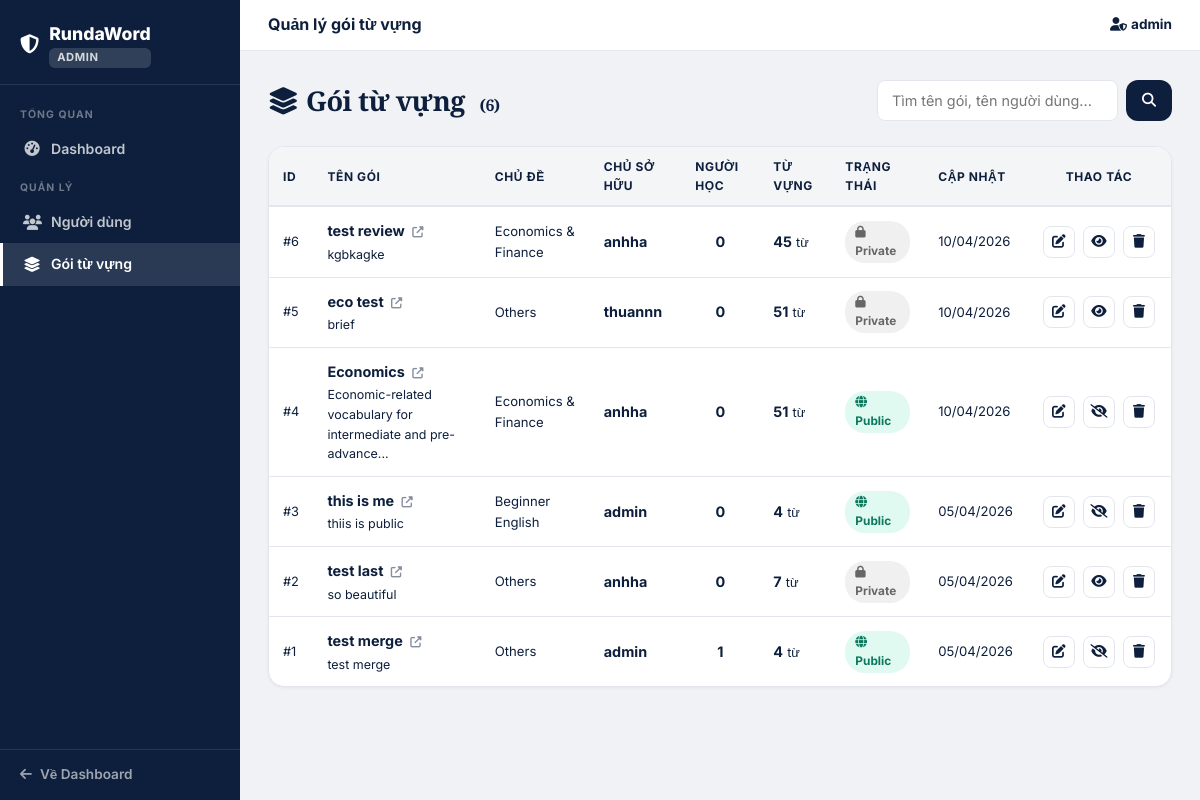
The app's page /admin/packages (signed in), older data.
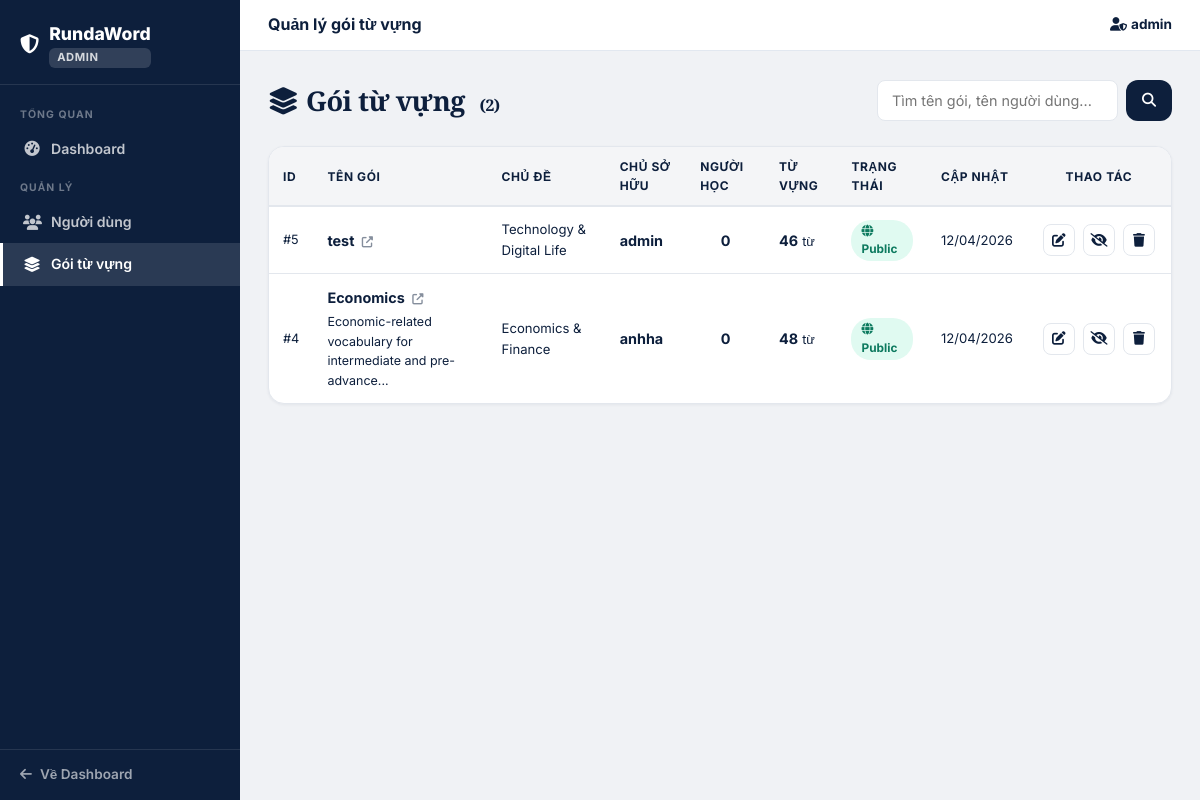
The same page, newer data.
### main.py (models this page shows, shortened)
class User(UserMixin, db.Model):
    __tablename__ = 'users'
    id            = db.Column(db.Integer, primary_key=True)
    username      = db.Column(db.String(50),  unique=True, nullable=False)
    name          = db.Column(db.String(100))
    email         = db.Column(db.String(120), unique=True, nullable=False)
    password_hash = db.Column(db.String(255), nullable=False)
    role          = db.Column(db.Integer, default=ROLE_USER, nullable=False)
    created_at    = db.Column(db.DateTime, default=datetime.utcnow)
    packages = db.relationship(
        'VocabPackage', backref='user', lazy=True, cascade='all, delete-orphan',
        foreign_keys='VocabPackage.user_id'
    )
    saved_packages = db.relationship(
        'VocabPackage', secondary=user_saved_packages,
        backref=db.backref('saved_by', lazy='dynamic'), lazy='dynamic'
    )

class VocabPackage(db.Model):
    __tablename__ = 'vocab_packages'
    id                  = db.Column(db.Integer, primary_key=True)
    package_name        = db.Column(db.String(100), nullable=False)
    package_description = db.Column(db.Text)
    topic               = db.Column(db.String(80))          # NEW: topic/category field
    created_at          = db.Column(db.DateTime, default=datetime.utcnow)
    updated_at          = db.Column(db.DateTime, default=datetime.utcnow)
    user_id             = db.Column(db.Integer, db.ForeignKey('users.id'), nullable=False)
    is_public           = db.Column(db.Boolean, default=True)
    vocabularies = db.relationship(
        'Vocabulary', backref='package', lazy=True, cascade='all, delete-orphan'
    )

### main.py (the view)
@app.route('/admin/packages')
@admin_required
def admin_packages():
    q     = request.args.get('q', '').strip()
    query = VocabPackage.query
    if q:
        q_norm   = normalize_text(q)
        all_pkgs = query.order_by(VocabPackage.updated_at.desc()).all()
        pkgs = [
            p for p in all_pkgs
            if q_norm in normalize_text(p.package_name)
            or (p.user and q_norm in normalize_text(p.user.username))
        ]
    else:
        pkgs = query.order_by(VocabPackage.updated_at.desc()).all()
    learner_counts = {}
    if pkgs:
        pkg_ids = [p.id for p in pkgs]
        rows = (
            db.session.query(
                user_saved_packages.c.package_id,
                func.count(user_saved_packages.c.user_id)
            )
            .filter(user_saved_packages.c.package_id.in_(pkg_ids))
            .group_by(user_saved_packages.c.package_id)
            .all()
        )
        learner_counts = {package_id: count for package_id, count in rows}
    return render_template(
        'admin/packages.html',
        packages=pkgs,
        search_query=q,
        learner_counts=learner_counts
    )

### main.py (called while the page is built)
def admin_required(f):
    @wraps(f)
    def decorated(*args, **kwargs):
        if not current_user.is_authenticated or current_user.role != ROLE_ADMIN:
            abort(403)
        return f(*args, **kwargs)
    return decorated

@login_manager.user_loader
def load_user(user_id):
    return User.query.get(int(user_id))

### templates/admin/packages.html (shortened to what this page needs)
{% extends "admin/base_admin.html" %}
{% block topbar_title %}Quản lý gói từ vựng{% endblock %}
{% block content %}
<div class="d-flex justify-content-between align-items-center mb-4 flex-wrap gap-3">
    <div class="page-title mb-0">
        <i class="fas fa-layer-group me-2"></i>Gói từ vựng
        <span style="font-size:1rem;color:var(--muted);font-weight:600;margin-left:8px;">({{ packages|length }})</span>
    </div>
    <form method="GET" class="admin-search">
        <input type="text" name="q" placeholder="Tìm tên gói, tên người dùng..."
            value="{{ search_query or '' }}">
        <button type="submit" class="btn btn-navy btn-sm px-3">
            <i class="fas fa-search"></i>
        </button>
    </form>
</div>
<div class="rw-card" style="padding:0;overflow:hidden;">
    {% if packages %}
    <table class="admin-table">
        <thead>
            <tr>
                <th>ID</th>
                <th>Tên gói</th>
                <th>Chủ đề</th>
                <th>Chủ sở hữu</th>
                <th>Người học</th>
                <th>Từ vựng</th>
                <th>Trạng thái</th>
                <th>Cập nhật</th>
                <th style="text-align:center;">Thao tác</th>
            </tr>
        </thead>
        <tbody>
            {% for pkg in packages %}
            <tr>
                <td style="color:var(--muted);font-size:0.8rem;">#{{ pkg.id }}</td>
                <td>
                    <a href="{{ url_for('package_detail', package_id=pkg.id) }}"
                       style="font-weight:700;color:var(--navy);text-decoration:none;"
                       target="_blank">
                        {{ pkg.package_name }}
                        <i class="fas fa-external-link-alt" style="font-size:0.7rem;margin-left:4px;opacity:.5;"></i>
                    </a>
                    {% if pkg.package_description %}
                    <div style="font-size:0.78rem;color:var(--muted);margin-top:2px;">
                        {{ pkg.package_description[:60] }}{% if pkg.package_description|length > 60 %}...{% endif %}
                    </div>
                    {% endif %}
                </td>
                <td style="font-size:0.82rem;max-width:180px;">
                    {{ pkg.topic or 'Others' }}
                </td>
                <td>
                    <strong>{{ pkg.user.username if pkg.user else '—' }}</strong>
                </td>
                <td style="text-align:center;">
                    <span style="font-weight:700;">{{ learner_counts.get(pkg.id, 0) }}</span>
                </td>
                <td>
                    <span style="font-weight:700;">{{ pkg.vocabularies | length }}</span>
                    <span style="color:var(--muted);font-size:0.8rem;"> từ</span>
                </td>
                <td>
                    {% if pkg.is_public %}
                    <span class="admin-badge admin-badge-public">
                        <i class="fas fa-globe me-1"></i>Public
                    </span>
                    {% else %}
                    <span class="admin-badge admin-badge-private">
                        <i class="fas fa-lock me-1"></i>Private
                    </span>
                    {% endif %}
                </td>
                <td style="font-size:0.82rem;color:var(--muted);">
                    {{ pkg.updated_at.strftime('%d/%m/%Y') }}
                </td>
                <td style="text-align:center;white-space:nowrap;">
                    <a href="{{ url_for('edit_package', package_id=pkg.id) }}"
                       class="admin-action-btn" title="Chỉnh sửa" target="_blank">
                        <i class="fas fa-edit"></i>
                    </a>
                    <form method="POST"
                          action="{{ url_for('admin_toggle_public', package_id=pkg.id) }}"
                          style="display:inline;">
                        <button type="submit" class="admin-action-btn success"
                            title="{{ 'Chuyển sang Private' if pkg.is_public else 'Chuyển sang Public' }}">
                            <i class="fas {{ 'fa-eye-slash' if pkg.is_public else 'fa-eye' }}"></i>
                        </button>
                    </form>
                    <button type="button" class="admin-action-btn danger" title="Xóa"
                        data-pkg-id="{{ pkg.id }}"
                        data-pkg-name="{{ pkg.package_name | replace('"', '&quot;') }}"
                        data-delete-url="{{ url_for('admin_delete_package', package_id=pkg.id) }}"
                        onclick="confirmDelete(this)">
                        <i class="fas fa-trash"></i>
                    </button>
                </td>
            </tr>
            {% endfor %}
        </tbody>
    </table>
    {% else %}
    <div class="text-center py-5">
        <i class="fas fa-box-open fa-2x mb-3" style="color:var(--muted)"></i>
        <p class="text-muted mb-0">Không tìm thấy gói từ nào.</p>
    </div>
    {% endif %}
</div>
{% endblock %}

### templates/admin/base_admin.html (shortened to what this page needs)
<!DOCTYPE html>
<html lang="vi">
<head>
    <link href="https://cdn.jsdelivr.net/npm/bootstrap@5.3.0/dist/css/bootstrap.min.css" rel="stylesheet">
    <link href="https://cdnjs.cloudflare.com/ajax/libs/font-awesome/6.4.0/css/all.min.css" rel="stylesheet">
    <link href="{{ url_for('static', filename='css/main.css') }}" rel="stylesheet">
</head>
<body>
<div class="admin-shell">
    <aside class="admin-sidebar">
        <div class="admin-sidebar-brand">
            <a href="{{ url_for('admin_dashboard') }}">
                <i class="fas fa-shield-alt" style="font-size:1.2rem;"></i>
                <div>
                    RundaWord
                    <div class="admin-badge-label">ADMIN</div>
                </div>
            </a>
        </div>
        <nav class="admin-nav">
            <div class="admin-nav-section">Tổng quan</div>
            <a href="{{ url_for('admin_dashboard') }}"
               class="{{ 'active' if request.endpoint == 'admin_dashboard' else '' }}">
                <i class="fas fa-tachometer-alt"></i> Dashboard
            </a>
            <div class="admin-nav-section">Quản lý</div>
            <a href="{{ url_for('admin_users') }}"
               class="{{ 'active' if request.endpoint in ['admin_users', 'admin_create_user', 'admin_edit_user', 'admin_delete_user'] else '' }}">
                <i class="fas fa-users"></i> Người dùng
            </a>
            <a href="{{ url_for('admin_packages') }}"
               class="{{ 'active' if request.endpoint in ['admin_packages', 'admin_toggle_public', 'admin_delete_package'] else '' }}">
                <i class="fas fa-layer-group"></i> Gói từ vựng
            </a>
        </nav>
        <div class="admin-sidebar-footer">
            <a href="{{ url_for('dashboard') }}">
                <i class="fas fa-arrow-left"></i> Về Dashboard
            </a>
        </div>
    </aside>
    <div class="admin-main">
        <div class="admin-topbar">
            <div class="admin-topbar-title">{% block topbar_title %}Admin Panel{% endblock %}</div>
            <div class="admin-topbar-user">
                <i class="fas fa-user-shield me-1"></i>{{ current_user.username }}
            </div>
        </div>
        <div class="admin-content">
            {% block content %}{% endblock %}
        </div>
    </div>
</div>
</body>
</html>

### static/css/main.css (style rules this page uses)
:root { --navy: #0d1f3c; --navy-deep: #071020; --navy-mid: #1c3358; --white: #ffffff; --off-white: #f4f5f7; --bg: #f4f5f7; --border: #e3e7ed; --border-light: #edf0f4; --text: #0d1f3c; --text-muted: #7a8899; --text-light: #a0aab5; --green: #27ae60; --green-bg: #e8f8f0; --green-text: #1a7a43; --accent: #2563eb; --red: #e74c3c; --red-bg: #fdf2f2; --shadow-xs: 0 1px 3px rgba(13,31,60,0.06); --shadow-sm: 0 2px 8px rgba(13,31,60,0.08); --shadow-md: 0 4px 20px rgba(13,31,60,0.10); --shadow-lg: 0 8px 40px rgba(13,31,60,0.14); --r-sm: 8px; --r-md: 12px; --r-lg: 16px; --r-xl: 20px; }
*, *::before, *::after { box-sizing: border-box; margin: 0; padding: 0; }
html { scroll-behavior: smooth; }
body { font-family: 'Inter', sans-serif; background: var(--bg); color: var(--text); font-size: 14px; line-height: 1.6; -webkit-font-smoothing: antialiased; min-height: 100vh; display: flex; flex-direction: column; }
.btn-navy { background: var(--navy); color: white; border: none; border-radius: var(--r-md); font-weight: 600; font-size: 0.88rem; padding: 10px 22px; transition: background 0.15s; cursor: pointer; text-decoration: none; display: inline-flex; align-items: center; gap: 6px; font-family: 'Inter', sans-serif; }
.rw-card { background: white; border-radius: var(--r-lg); border: 1px solid var(--border); padding: 24px; box-shadow: var(--shadow-xs); }
.page-title { font-family: 'Playfair Display', serif; font-weight: 700; font-size: 1.7rem; color: var(--navy); margin-bottom: 4px; letter-spacing: -0.02em; }

Row changes from the older to the newer data that the page shows:
removed VocabPackage: id "6", package_name "test review", package_description "kgbkagke", topic "Economics & Finance", user "anhha", get "0", vocabularies|length "45", shows "Private", updated_at "10/04/2026"
removed VocabPackage: id "3", package_name "this is me", package_description "thiis is public", topic "Beginner English", user "admin", get "0", vocabularies|length "4", is_public True (drawn), updated_at "05/04/2026"
removed VocabPackage: id "2", package_name "test last", package_description "so beautiful", topic "Others", user "anhha", get "0", vocabularies|length "7", shows "Private", updated_at "05/04/2026"
removed VocabPackage: id "1", package_name "test merge", package_description "test merge", topic "Others", user "admin", get "1", vocabularies|length "4", is_public True (drawn), updated_at "05/04/2026"
changed VocabPackage id 5: package_name "eco test" → "test"; topic "Others" → "Technology & Digital Life"; user "thuannn" → "admin"; vocabularies|length "51" → "46"; updated_at "10/04/2026" → "12/04/2026"; package_description "brief" → (not shown); is_public "Private" → "Public"
changed VocabPackage "Economics": vocabularies|length "51" → "48"; updated_at "10/04/2026" → "12/04/2026"
Text that changed along with them:
{{ packages|length }}: "6" → "2"
